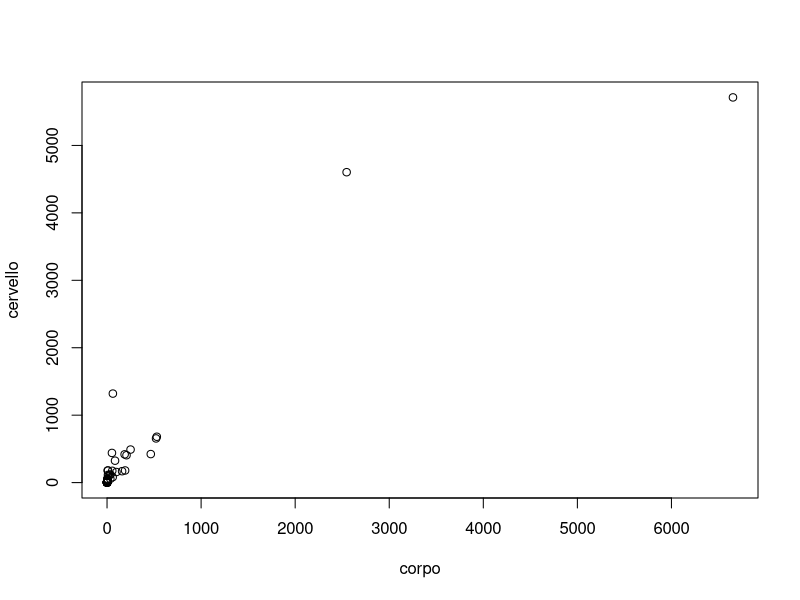
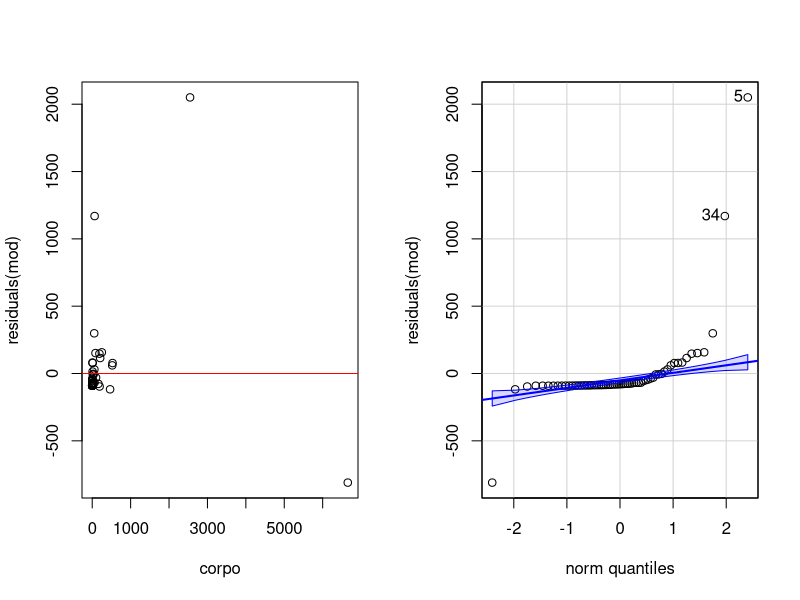
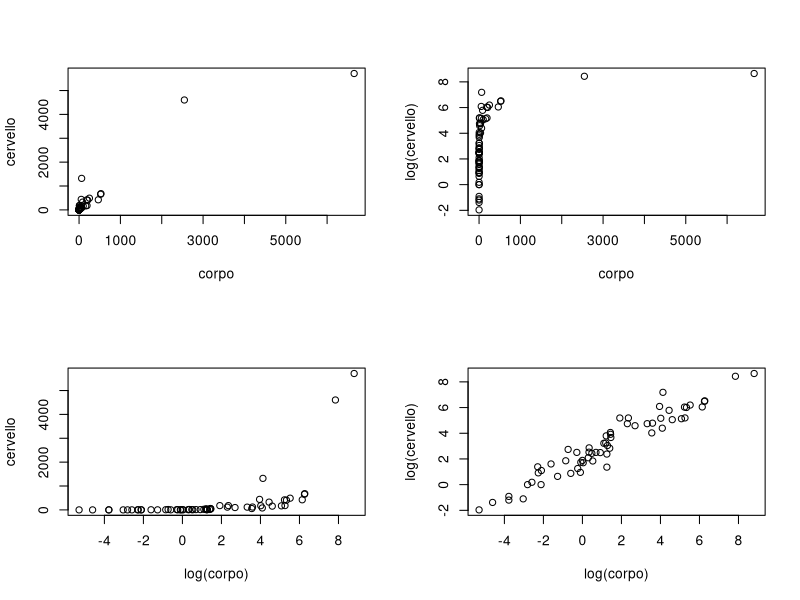
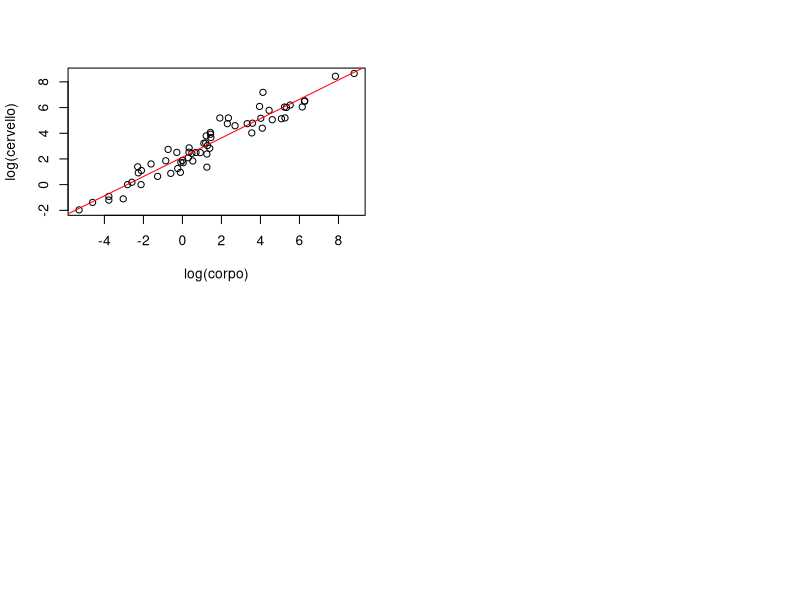
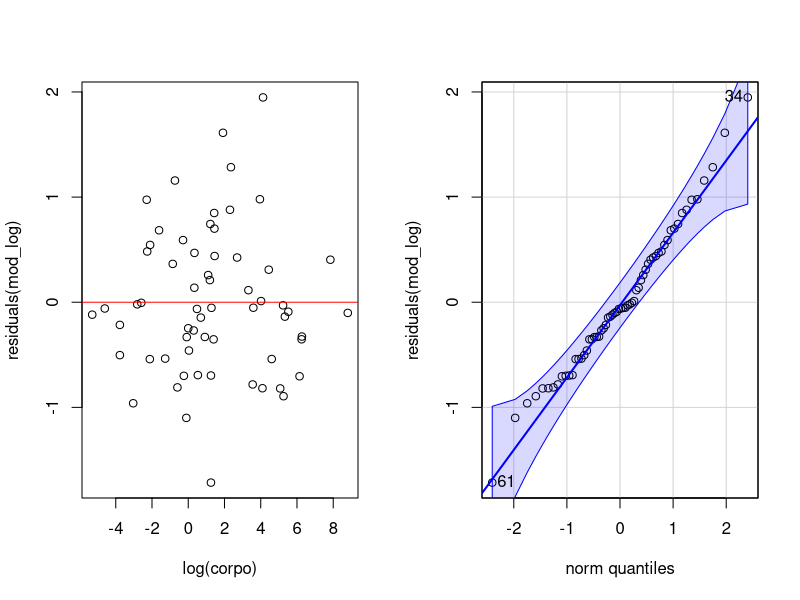

Recreate these plots in R, in order.
## ---- chunk 1
mammiferi <- read.csv("mammiferi.csv")
head(mammiferi)
## ---- chunk 2
plot(cervello ~ corpo, data = mammiferi)
## ---- chunk 3
mod <- lm(cervello ~ corpo, data = mammiferi)
summary(mod)
## ---- chunk 4
library(car)
par(mfrow = c(1, 2))
plot(residuals(mod) ~ corpo, data = mammiferi)
abline(h = 0, col = "red")
qqPlot(residuals(mod))
## ---- chunk 5
par(mfrow = c(2, 2))
plot(cervello ~ corpo, data = mammiferi)
plot(log(cervello) ~ corpo, data = mammiferi)
plot(cervello ~ log(corpo), data = mammiferi)
plot(log(cervello) ~ log(corpo), data = mammiferi)
## ---- chunk 6
mod_log <- lm(log(cervello) ~ log(corpo), data = mammiferi)
summary(mod_log)
## ---- chunk 7
plot(log(cervello) ~ log(corpo), data = mammiferi)
abline(mod_log, col = "red")
## ---- chunk 8
par(mfrow = c(1, 2))
plot(residuals(mod_log) ~ log(corpo), data = mammiferi)
abline(h = 0, col = "red")
qqPlot(residuals(mod_log))
## ---- chunk 9
pred <- predict(mod_log, newdata = data.frame(corpo = 50), interval = "prediction", level = 0.90)
exp(pred)
## ---- chunk 10
pred <- predict(mod_log, newdata = data.frame(corpo = 100), interval = "prediction", level = 0.90)
exp(pred)
